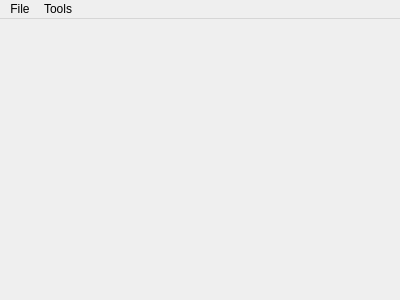
<?xml version="1.0" encoding="UTF-8"?>
<ui version="4.0">
 <comment>
   PortableQtApp template
   Copyright (C) 2018 Pedro Lopez-Cabanillas &lt;plcl@users.sf.net&gt;

   This program is free software: you can redistribute it and/or modify
   it under the terms of the GNU General Public License as published by
   the Free Software Foundation, either version 3 of the License, or
   (at your option) any later version.

   This program is distributed in the hope that it will be useful,
   but WITHOUT ANY WARRANTY; without even the implied warranty of
   MERCHANTABILITY or FITNESS FOR A PARTICULAR PURPOSE.  See the
   GNU General Public License for more details.

   You should have received a copy of the GNU General Public License
   along with this program.  If not, see &lt;http://www.gnu.org/licenses/.&gt;
 </comment>
 <class>MainWindow</class>
 <widget class="QMainWindow" name="MainWindow">
  <property name="geometry">
   <rect>
    <x>0</x>
    <y>0</y>
    <width>400</width>
    <height>300</height>
   </rect>
  </property>
  <property name="windowTitle">
   <string>MainWindow</string>
  </property>
  <widget class="QWidget" name="centralWidget"/>
  <widget class="QMenuBar" name="menuBar">
   <property name="geometry">
    <rect>
     <x>0</x>
     <y>0</y>
     <width>400</width>
     <height>20</height>
    </rect>
   </property>
   <widget class="QMenu" name="menuFiles">
    <property name="title">
     <string>File</string>
    </property>
    <addaction name="actionExportPortableConfig"/>
    <addaction name="separator"/>
    <addaction name="actionQuit"/>
   </widget>
   <widget class="QMenu" name="menuTools">
    <property name="title">
     <string>Tools</string>
    </property>
    <addaction name="actionSettings"/>
   </widget>
   <addaction name="menuFiles"/>
   <addaction name="menuTools"/>
  </widget>
  <action name="actionExportPortableConfig">
   <property name="text">
    <string>Export Portable Config...</string>
   </property>
  </action>
  <action name="actionQuit">
   <property name="text">
    <string>Quit</string>
   </property>
  </action>
  <action name="actionSettings">
   <property name="text">
    <string>Settings...</string>
   </property>
  </action>
 </widget>
 <layoutdefault spacing="6" margin="11"/>
 <resources/>
 <connections/>
</ui>
